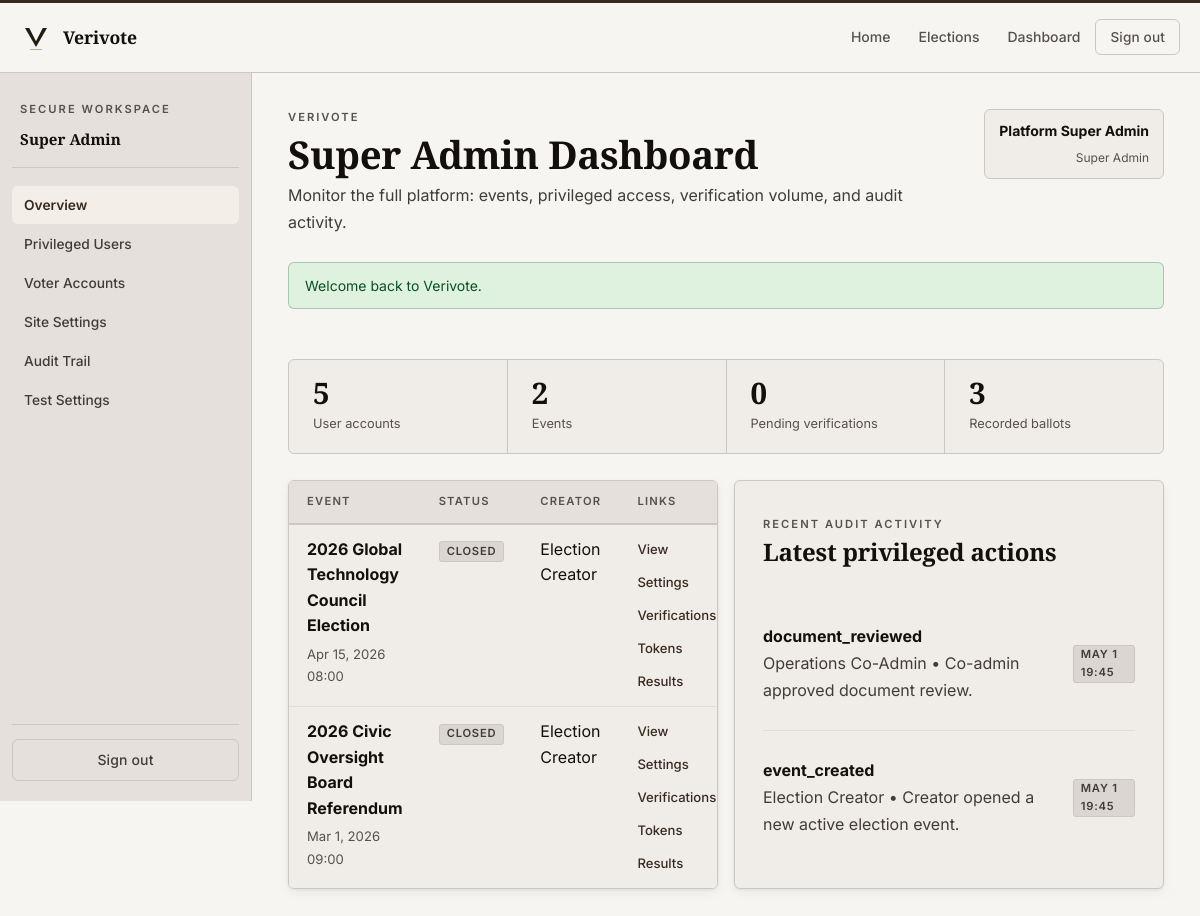
/admin/dashboard.php (signed in), run on an earlier commit of the app's database.
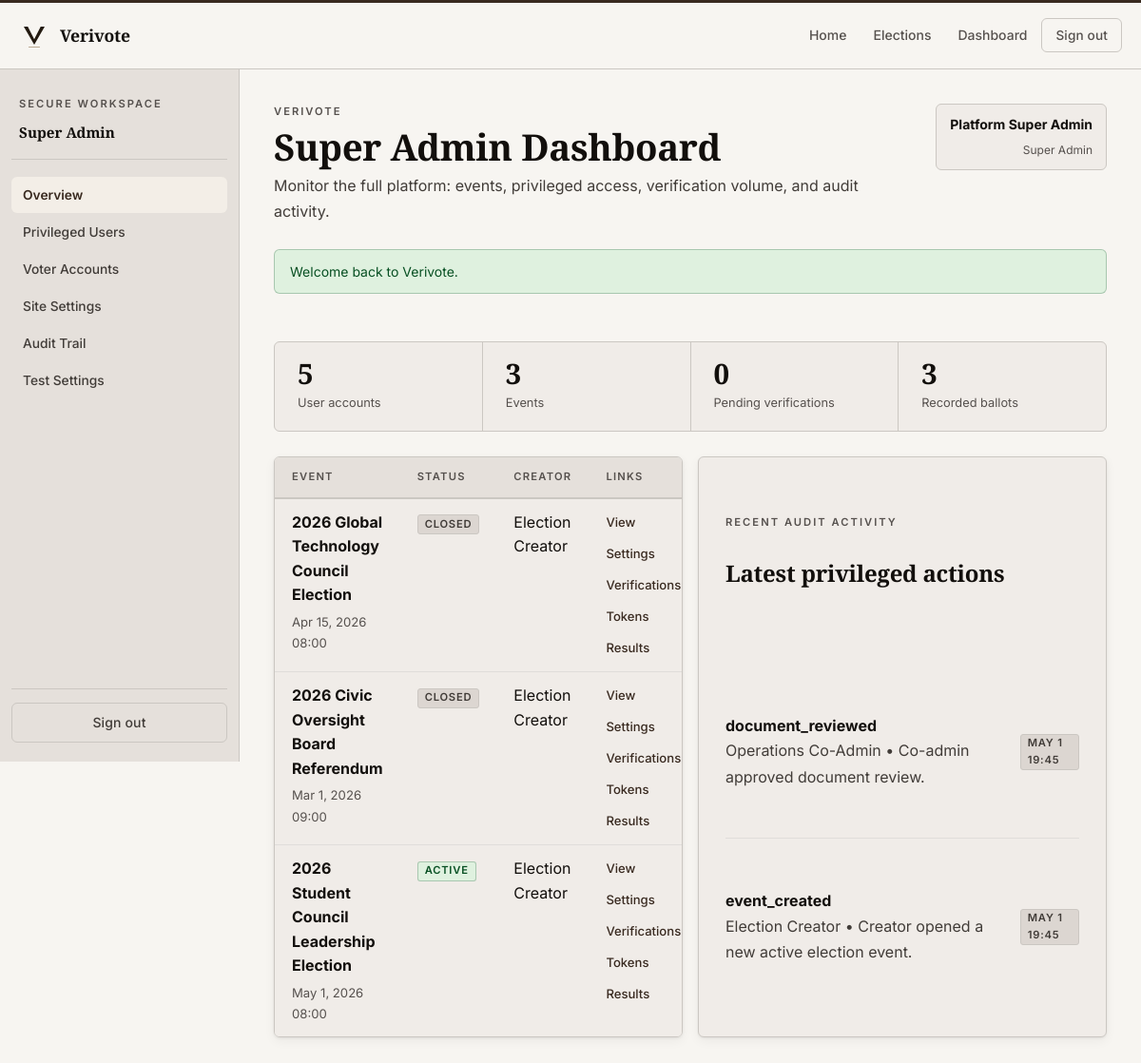
And on a later commit of the database.
### tables this page shows
CREATE TABLE events (
    id BIGINT UNSIGNED AUTO_INCREMENT PRIMARY KEY,
    created_by BIGINT UNSIGNED NOT NULL,
    title VARCHAR(200) NOT NULL,
    slug VARCHAR(220) NOT NULL UNIQUE,
    description TEXT NOT NULL,
    ballot_type ENUM('single_choice') NOT NULL DEFAULT 'single_choice',
    status ENUM('draft', 'scheduled', 'active', 'closed', 'archived') NOT NULL DEFAULT 'draft',
    start_at DATETIME NOT NULL,
    end_at DATETIME NOT NULL,
    timezone VARCHAR(80) NOT NULL DEFAULT 'UTC',
    result_visibility ENUM('private', 'public_after_close', 'public_live') NOT NULL DEFAULT 'public_after_close',
    personal_verification_enabled TINYINT(1) NOT NULL DEFAULT 1,
    public_audit_enabled TINYINT(1) NOT NULL DEFAULT 1,
    allow_self_registration TINYINT(1) NOT NULL DEFAULT 1,
    max_votes_per_token TINYINT UNSIGNED NOT NULL DEFAULT 1,
    verification_policy ENUM('all_required', 'any_one', 'custom') NOT NULL DEFAULT 'all_required',
    eligibility_rules TEXT NULL,
    event_notice TEXT NULL,
    created_at TIMESTAMP NOT NULL DEFAULT CURRENT_TIMESTAMP,
    updated_at TIMESTAMP NOT NULL DEFAULT CURRENT_TIMESTAMP ON UPDATE CURRENT_TIMESTAMP,
    CONSTRAINT fk_events_creator FOREIGN KEY (created_by) REFERENCES users(id)
);

CREATE TABLE users (
    id BIGINT UNSIGNED AUTO_INCREMENT PRIMARY KEY,
    role_id INT UNSIGNED NOT NULL,
    full_name VARCHAR(150) NOT NULL,
    email VARCHAR(190) NOT NULL UNIQUE,
    phone VARCHAR(40) NOT NULL UNIQUE,
    password_hash VARCHAR(255) NOT NULL,
    status ENUM('pending', 'active', 'suspended') NOT NULL DEFAULT 'pending',
    email_verified_at DATETIME NULL,
    phone_verified_at DATETIME NULL,
    last_login_at DATETIME NULL,
    failed_login_count INT UNSIGNED NOT NULL DEFAULT 0,
    created_at TIMESTAMP NOT NULL DEFAULT CURRENT_TIMESTAMP,
    updated_at TIMESTAMP NOT NULL DEFAULT CURRENT_TIMESTAMP ON UPDATE CURRENT_TIMESTAMP,
    CONSTRAINT fk_users_role FOREIGN KEY (role_id) REFERENCES roles(id)
);

CREATE TABLE audit_logs (
    id BIGINT UNSIGNED AUTO_INCREMENT PRIMARY KEY,
    actor_user_id BIGINT UNSIGNED NULL,
    event_id BIGINT UNSIGNED NULL,
    action_type VARCHAR(100) NOT NULL,
    target_table VARCHAR(100) NOT NULL,
    target_id VARCHAR(100) NOT NULL,
    description VARCHAR(255) NOT NULL,
    metadata_json JSON NULL,
    ip_address VARCHAR(64) NULL,
    user_agent VARCHAR(255) NULL,
    previous_hash CHAR(64) NULL,
    entry_hash CHAR(64) NOT NULL,
    created_at TIMESTAMP NOT NULL DEFAULT CURRENT_TIMESTAMP,
    KEY idx_audit_event (event_id),
    CONSTRAINT fk_audit_user FOREIGN KEY (actor_user_id) REFERENCES users(id) ON DELETE SET NULL,
    CONSTRAINT fk_audit_event FOREIGN KEY (event_id) REFERENCES events(id) ON DELETE SET NULL
);

### includes/helpers.php (called while the page is built, shortened)
<?php
function app_config(?string $key = null, mixed $default = null): mixed
{
    global $appConfig;
    $segments = explode('.', $key);
    $value = $appConfig;
    foreach ($segments as $segment) {
        $value = $value[$segment];
    }
    return $value;
}
function app_base_path(): string
{
    static $cached = null;
    if (is_string($cached)) {
        return $cached;
    }
    $documentRoot = realpath((string) ($_SERVER['DOCUMENT_ROOT'] ?? ''));
    $projectRoot = realpath(BASE_PATH);
    $documentRoot = str_replace('\\', '/', $documentRoot);
    $projectRoot = str_replace('\\', '/', $projectRoot);
    if ($projectRoot === $documentRoot) {
        $cached = '';
        return $cached;
    }
    $prefix = rtrim($documentRoot, '/') . '/';
    $relative = trim(substr($projectRoot, strlen($prefix)), '/');
    $cached = $relative === '' ? '' : '/' . $relative;
    return $cached;
}
function base_url(string $path = ''): string
{
    $appUrl = (string) app_config('app_url', '');
    $path = '/' . ltrim($path, '/');
    $basePath = app_base_path();
    if ($basePath === '') {
        return $path;
    }
    return $path === '/' ? $basePath . '/' : $basePath . $path;
}
function e(null|string|int|float $value): string
{
    return htmlspecialchars((string) $value, ENT_QUOTES | ENT_SUBSTITUTE, 'UTF-8');
}
function format_datetime(?string $value, string $format = 'M j, Y H:i T'): string
{
    return (new DateTimeImmutable($value))->format($format);
}
function format_status(string $value): string
{
    return ucwords(str_replace('_', ' ', $value));
}
function badge_class(string $status): string
{
    return match ($status) {
        'active', 'approved', 'verified', 'used', 'sent' => 'badge-success',
        'warning', 'scheduled', 'under_review', 'pending', 'queued' => 'badge-warning',
        'error', 'rejected', 'revoked', 'failed', 'suspended' => 'badge-danger',
        default => 'badge-muted',
    };
}
function fetch_one(string $sql, array $params = []): ?array
{
    $statement = db()->prepare($sql);
    $statement->execute($params);
    $row = $statement->fetch();
    return $row ?: null;
}
function fetch_all(string $sql, array $params = []): array
{
    $statement = db()->prepare($sql);
    $statement->execute($params);
    return $statement->fetchAll();
}
function effective_event_status(array $event): string
{
    if ($event['status'] !== 'active') {
        return $event['status'];
    }
    $now = new DateTimeImmutable('now');
    if ($now > new DateTimeImmutable($event['end_at'])) {
        return 'closed';
    }
    return 'active';
}

### includes/flash.php (called while the page is built, shortened)
<?php
function pull_flashes(): array
{
    $messages = $_SESSION['flash_messages'] ?? [];
    return $messages;
}

### config/database.php (called while the page is built, shortened)
<?php
function db(): PDO
{
    static $pdo = null;
    if ($pdo instanceof PDO) {
        return $pdo;
    }
    $config = app_config('db');
    $dsn = sprintf(
        'mysql:host=%s;port=%s;dbname=%s;charset=%s',
        $config['host'],
        $config['port'],
        $config['name'],
        $config['charset']
    );
    $pdo = new PDO($dsn, $config['user'], $config['pass'], [
        PDO::ATTR_ERRMODE => PDO::ERRMODE_EXCEPTION,
        PDO::ATTR_DEFAULT_FETCH_MODE => PDO::FETCH_ASSOC,
        PDO::ATTR_EMULATE_PREPARES => false,
    ]);
    return $pdo;
}

### admin/dashboard.php (the view, shortened to what the changed rows need)
<?php
$stats = [
    'users' => (int) (fetch_one('SELECT COUNT(*) AS aggregate FROM users')['aggregate'] ?? 0),
    'events' => (int) (fetch_one('SELECT COUNT(*) AS aggregate FROM events')['aggregate'] ?? 0),
    'pending_verifications' => (int) (fetch_one('SELECT COUNT(*) AS aggregate FROM voter_verifications WHERE status = "pending"')['aggregate'] ?? 0),
    'ballots' => (int) (fetch_one('SELECT COUNT(*) AS aggregate FROM ballots')['aggregate'] ?? 0),
];
$recentEvents = fetch_all(
    'SELECT events.*, users.full_name AS creator_name
     FROM events
     INNER JOIN users ON users.id = events.created_by
     ORDER BY events.updated_at DESC
     LIMIT 8'
);
$recentAudits = fetch_all(
    'SELECT audit_logs.*, users.full_name
     FROM audit_logs
     LEFT JOIN users ON users.id = audit_logs.actor_user_id
     ORDER BY audit_logs.id DESC
     LIMIT 12'
);
$pageHeading = 'Super Admin Dashboard';
$isDashboard = true;
$sidebarContext = 'super_admin';
$activeSidebar = 'admin-dashboard';
include dirname(__DIR__) . '/includes/header.php';
?>
<div class="stat-strip">
    <a class="stat-strip__item" href="<?= e(base_url('/creator/dashboard.php')); ?>" style="text-decoration:none;color:inherit;">
        <strong><?= e((string) $stats['events']); ?></strong>
        <p>Events</p>
    </a>
</div>
<section class="grid-2">
    <article class="table-wrap">
        <table>
            <thead>
            <tr>
                <th>Event</th>
                <th>Status</th>
                <th>Creator</th>
                <th>Links</th>
            </tr>
            </thead>
            <tbody>
            <?php foreach ($recentEvents as $event): ?>
                <?php $effStatus = effective_event_status($event); ?>
                <tr>
                    <td>
                        <strong><?= e($event['title']); ?></strong>
                        <p><?= e(format_datetime($event['start_at'], 'M j, Y H:i')); ?></p>
                    </td>
                    <td><span class="badge <?= e(badge_class($effStatus)); ?>"><?= e(format_status($effStatus)); ?></span></td>
                    <td><?= e($event['creator_name']); ?></td>
                    <td class="table-actions">
                        <a href="<?= e(base_url('/event.php?event=' . $event['id'])); ?>">View</a>
                        <a href="<?= e(base_url('/creator/event_form.php?event=' . $event['id'])); ?>">Settings</a>
                        <a href="<?= e(base_url('/creator/verifications.php?event=' . $event['id'])); ?>">Verifications</a>
                        <a href="<?= e(base_url('/creator/tokens.php?event=' . $event['id'])); ?>">Tokens</a>
                        <a href="<?= e(base_url('/creator/results.php?event=' . $event['id'])); ?>">Results</a>
                    </td>
                </tr>
            <?php endforeach; ?>
            </tbody>
        </table>
    </article>
    <article class="list-shell">
        <h2>Latest privileged actions</h2>
        <?php foreach ($recentAudits as $log): ?>
            <div class="list-row">
                <div>
                    <strong><?= e($log['action_type']); ?></strong>
                    <p><?= e(($log['full_name'] ?: 'Anonymous / system') . ' • ' . $log['description']); ?></p>
                </div>
                <span class="badge badge-muted"><?= e(format_datetime($log['created_at'], 'M j H:i')); ?></span>
            </div>
        <?php endforeach; ?>
    </article>
</section>
<?php include dirname(__DIR__) . '/includes/footer.php'; ?>

### includes/header.php (shortened to what the changed rows need)
<?php
$pageTitle = $pageTitle ?? 'Verivote';
$isDashboard = $isDashboard ?? false;
$sidebarContext = $sidebarContext ?? (current_role_slug() ?? 'voter');
$flashes = pull_flashes();
$bodyBaseUrl = rtrim(base_url(''), '/');
?>
<!DOCTYPE html>
<html lang="en">
<head>
    <link rel="stylesheet" href="<?= e(base_url('/assets/css/app.css')); ?>">
</head>
<body class="<?= $isDashboard ? 'dashboard-body' : 'public-body'; ?>" data-base-url="<?= e($bodyBaseUrl); ?>">
<?php if ($isDashboard): ?>
    <div class="app-shell">
        <?php include __DIR__ . '/sidebar.php'; ?>
        <main id="main-content" class="app-main">
            <section class="page-head">
                <div>
                    <h1><?= e($pageHeading ?? $pageTitle); ?></h1>
                </div>
            </section>
            <?php if ($flashes): ?>
                <section class="flash-stack" role="status" aria-live="polite" aria-atomic="true">
                    <?php foreach ($flashes as $flash): ?>
                        <div class="alert alert--<?= e($flash['type']); ?>"><?= e($flash['message']); ?></div>
                    <?php endforeach; ?>
                </section>
            <?php endif; ?>
<?php endif; ?>

### includes/sidebar.php (shortened to what the changed rows need)
<?php
$role = $sidebarContext ?? (current_role_slug() ?? 'voter');
$links = match ($role) {
    'super_admin' => [
        ['label' => 'Overview', 'path' => '/admin/dashboard.php', 'slug' => 'admin-dashboard'],
        ['label' => 'Privileged Users', 'path' => '/admin/users.php', 'slug' => 'admin-users'],
        ['label' => 'Voter Accounts', 'path' => '/admin/voters.php', 'slug' => 'admin-voters'],
        ['label' => 'Site Settings', 'path' => '/admin/site_settings.php', 'slug' => 'admin-site-settings'],
        ['label' => 'Audit Trail', 'path' => '/admin/audits.php', 'slug' => 'admin-audits'],
        ['label' => 'Test Settings', 'path' => '/admin/settings.php', 'slug' => 'admin-settings'],
    ],
    'event_creator' => [
        ['label' => 'Overview', 'path' => '/creator/dashboard.php', 'slug' => 'creator-dashboard'],
        ['label' => 'New / Edit Event', 'path' => '/creator/event_form.php', 'slug' => 'creator-event'],
    ],
    'co_admin' => [
        ['label' => 'Overview', 'path' => '/coadmin/dashboard.php', 'slug' => 'coadmin-dashboard'],
    ],
    'verifier' => [
        ['label' => 'Verifier Queue', 'path' => '/verifier/dashboard.php', 'slug' => 'verifier-dashboard'],
    ],
    default => [
        ['label' => 'Overview', 'path' => '/voter/dashboard.php', 'slug' => 'voter-dashboard'],
        ['label' => 'My Account', 'path' => '/voter/account.php', 'slug' => 'voter-account'],
        ['label' => 'Cast Vote', 'path' => '/voter/cast_vote.php', 'slug' => 'voter-cast'],
        ['label' => 'Verify Receipt', 'path' => '/voter/verify_vote.php', 'slug' => 'voter-verify'],
    ],
};
?>
<aside class="sidebar">
    <nav class="sidebar__nav">
        <?php foreach ($links as $link): ?>
            <a class="<?= ($activeSidebar ?? '') === $link['slug'] ? 'is-active' : ''; ?>" href="<?= e(base_url($link['path'])); ?>">
                <?= e($link['label']); ?>
            </a>
        <?php endforeach; ?>
    </nav>
</aside>

What changed in the data, as far as the page shows it:
added events: title "2026 Student Council Leadership Election", start_at "May 1, 2026 08:00", effStatus "ACTIVE", created_by.full_name "Election Creator"
Also different on the page:
$stats['events']: "2" → "3"
